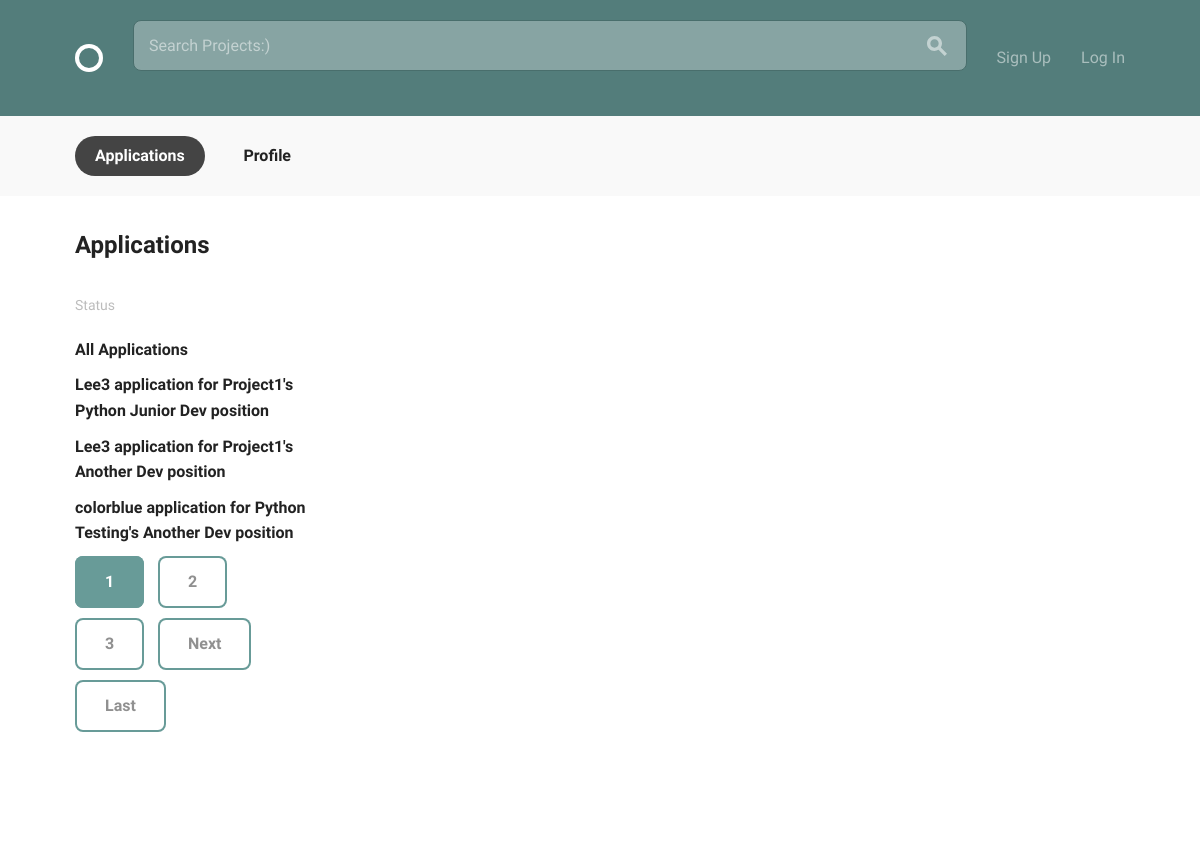
Before: /projects/applications/all/ with the older database file.
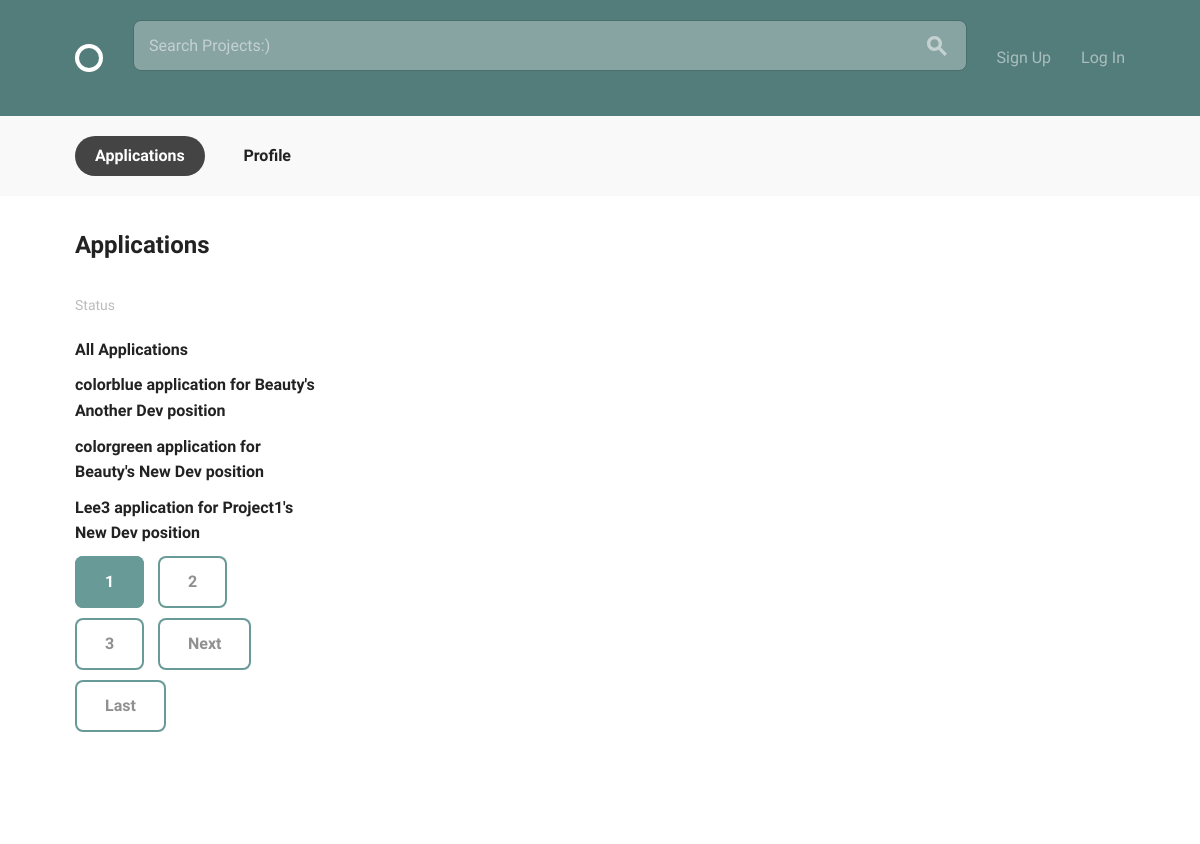
After: the same page with the newer database file.
### projects/models.py (models this page shows, shortened)
class Application(models.Model):
    STATUS = (
        ('ACC', 'Accepted'),
        ('DEC', 'Declined'),
        ('AWA', 'Awaiting')
    )
    applicant = models.ForeignKey(
        settings.AUTH_USER_MODEL,
        on_delete=models.CASCADE,
        related_name='applicants'
    )
    project = models.ForeignKey(
        Project,
        on_delete=models.CASCADE,
        related_name='applied_project'
    )
    position = models.ForeignKey(
        Position,
        on_delete=models.CASCADE,
        related_name='applied_position'
    )
    status = models.CharField(
        choices=STATUS,
        max_length=3, default='ACC'
    )
    date_applied = models.DateTimeField(default=timezone.now)
    class Meta:
        ordering = ['-date_applied']
        unique_together = ('applicant', 'position', 'project')
    def __str__(self):
        return '{} application for {}\'s {} position'.format(self.applicant, self.project, self.position )

class Project(models.Model):
    title = models.CharField(max_length=100, unique=True)
    content = models.TextField()
    date_posted = models.DateTimeField(default=timezone.now)
    author = models.ForeignKey(
        settings.AUTH_USER_MODEL,
        on_delete=models.CASCADE,
    )
    position = models.ManyToManyField(
        'Position',
        blank=True,
        related_name='projects')
    project_status = models.BooleanField(default=False)
    def __str__(self):
        return self.title
    class Meta:
        ordering = ['-date_posted']

class Position(models.Model):
    title = models.CharField(max_length=100, unique=True)
    project = models.ForeignKey(
        Project,
        on_delete=models.CASCADE,
        related_name='positions'
        )
    content = models.TextField()
    date_posted = models.DateTimeField(default=timezone.now)
    position_status = models.BooleanField(default=False)
    skills = models.ManyToManyField(
        'accounts.Skill',
        blank=True)
    def __str__(self):
        return self.title
    class Meta:
        ordering = ['-date_posted']

### accounts/models.py (models this page shows, shortened)
class User(AbstractBaseUser, PermissionsMixin):
    email = models.EmailField(unique=True)
    username = models.CharField(max_length=40, unique=True)
    display_name = models.CharField(max_length=140)
    bio = models.CharField(max_length=140, blank=True, default='')
    date_joined = models.DateTimeField(auto_now_add=True)
    is_active = models.BooleanField(default=True)
    is_staff = models.BooleanField(default=False)
    avatar = models.ImageField(default='default.png', upload_to='profile_pics')
    skills = models.ManyToManyField('Skill')
    re_applications = models.ManyToManyField('projects.Application')
    objects = UserManager()
    USERNAME_FIELD = 'email'
    REQUIRED_FIELDS = ['display_name', 'username']
    def __str__(self):
        return self.username

### projects/views.py (the view)
# urls.py: path('applications/all/', ApplicationListView.as_view(), name='list_applications'),
class ApplicationListView(generic.ListView):
    model = Application
    template_name = 'all_applications.html'
    context_object_name = 'applications'
    ordering = ['-date_applied']
    paginate_by = 3

### projects/templates/all_applications.html (shortened to what this page needs)
{% extends 'layout.html' %}
{% block content %}
  <div class="circle--actions--bar">
    <nav class="bounds">
      <ul class="circle--pill--list">
        <li><a class="selected" href="applications.html">Applications</a></li>
        <li><a href="{% url 'accounts:profile' %}">Profile</a></li>
      </ul>
    </nav>
  </div>
  <div class="bounds circle--page">
    <div class="circle--page--header grid-100">
      <h2>Applications</h2>
    </div>
    <div class="grid-25">
      <div class="circle--filter circle--secondary--module">
        <h4>Status</h4>
        <ul class="circle--filter--list">
          <li><a class="selected">All Applications</a></li>
          {% for object in applications %}
          <li><a class="selected" >{{ object }}</a></li>
          {% endfor %}
          {% if is_paginated %}
          {% for num in page_obj.paginator.page_range %}
            {% if page_obj.number == num %}
              <a class="button button-primary" href="?page={{ num }}">{{ num }}</a>
            {% elif num > page_obj.number|add:"-3" and num < page_obj.number|add:"3" %}
              <a class="button icon-on-left" href="?page={{ num }}">{{ num }}</a>
            {% endif %}
          {% endfor %}
          {% if page_obj.has_next %}
            <a class="button icon-on-left" href="?page={{ page_obj.next_page_number }}">Next</a>
            <a class="button icon-on-left" href="?page={{ page_obj.paginator.num_pages }}">Last</a>
          {% endif %}
        {% endif %}
        </ul>
      </div>
  {% endblock %}

Changed rows visible on the page:
no longer on this page (row unchanged): Application: applicant+project+position "Lee3 application for Project1's Python Junior Dev position"
no longer on this page (row unchanged): Application: applicant+project+position "Lee3 application for Project1's Another Dev position"
no longer on this page (row unchanged): Application: applicant+project+position "colorblue application for Python Testing's Another Dev position"
added Application: applicant+project+position "colorblue application for Beauty's Another Dev position"
added Application: applicant+project+position "colorgreen application for Beauty's New Dev position"
added Application: applicant+project+position "Lee3 application for Project1's New Dev position"
